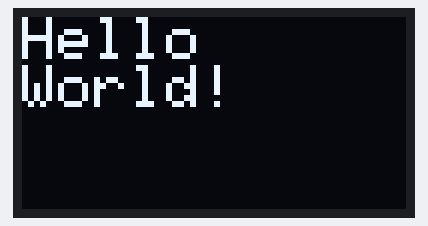
This program was run on a simulated ESP32. Shown: 128×64 one-colour display. Nothing arrives over Bluetooth unless stated; the camera gives no picture; a phone connects over Bluetooth LE 3 s after start; what the program prints to the serial monitor is not drawn.

Above: at 0.4 s.

The program:

main.cpp
```cpp
#include <Arduino.h>
#include "esp_task_wdt.h"
#include "config.h"

#include "blue.h"
#include "cam.h"
#include "display.h"

void setup() {
  Serial.begin(SERIAL_SPEED);
  esp_task_wdt_init(10, true); // 10 second timeout
  esp_task_wdt_add(NULL);
  Serial.println("Initalizing Started");

  Serial.printf("Free heap: %d\n", ESP.getFreeHeap());
  Serial.printf("Free PSRAM: %d\n", ESP.getFreePsram());

  initBlue();
  initCamera();
  initDisplay();

  esp_task_wdt_reset();

  Serial.println("Initalizing Done");
}

void loop() {
  esp_task_wdt_reset();

  loopBlue();
  loopCamera();
  loopDisplay();
  Serial.printf("Free heap: %d\n", ESP.getFreeHeap());
  Serial.printf("Free PSRAM: %d\n", ESP.getFreePsram());

  delay(1000);
}
```

blue.cpp
```cpp
#include <Arduino.h>
#include <base64.h>
#include "blue.h"
#include "blue_controller.h"
#include "cam.h"
#include "defines.h"

BlueController *blueController;

void initBlue() {
  blueController = new BlueController(DEVICE_NAME);
  blueController->begin();
}

// BlueController & Camera Integrated
void loopBlueCamera() {
  if (blueController->isConnected()) {
    camera_fb_t *fb = esp_camera_fb_get();
    if (!fb) {
      Serial.println("Camera capture failed");
      return;
    }
   String encodedStr = base64::encode(fb->buf, fb->len);
    const char* encodedData = encodedStr.c_str();
    size_t remainingLength = encodedStr.length();
    size_t offset = 0;

    while (remainingLength > 0) {
      size_t chunkSize = min(remainingLength, BLE_MTU_SIZE);

      blueController->getCharacteristic()->setValue(
        (uint8_t*)(encodedData + offset),
        chunkSize
      );
      blueController->getCharacteristic()->notify();

      offset += chunkSize;
      remainingLength -= chunkSize;

      Serial.printf("Sent %d bytes, Remaining %d bytes. (%d)\n", chunkSize, remainingLength, offset);

      // Add delay between chunks
      delay(NOTIFY_DELAY);
    }

    esp_camera_fb_return(fb);

    uint16_t notifyEndMagic = 0x00;
    blueController->getCharacteristic()->setValue(notifyEndMagic);
    blueController->getCharacteristic()->notify();
    delay(NOTIFY_DELAY);
  }
}

void loopBlue() {
  Serial.println(blueController->isConnected() ? "Connected" : "Disconnected");
  loopBlueCamera();
}
```

blue.h
```cpp
#ifndef BLUE_H
#define BLUE_H

#include "blue_controller.h"

#define BLE_MTU_SIZE 512
#define NOTIFY_DELAY 20

void initBlue();
void loopBlue();

#endif
```

blue_connection.cpp
```cpp
#include "blue_connection.h"

BlueConnection::BlueConnection(void) {
}

void BlueConnection::onConnect(BLEServer* server)
{
  this->connected = true;
}

void BlueConnection::onDisconnect(BLEServer* server)
{
  this->connected = false;
}
```

blue_connection.h
```cpp
#ifndef BLUE_CONNECTION_H
#define BLUE_CONNECTION_H

#include <BLEServer.h>
#include "BLE2902.h"
#include "BLECharacteristic.h"

class BlueConnection : public BLEServerCallbacks {
public:
  BlueConnection(void);
  bool connected = false;
  void onConnect(BLEServer* pServer);
  void onDisconnect(BLEServer* pServer);
  BLECharacteristic* inputKeyboard;
  BLECharacteristic* outputKeyboard;
  BLECharacteristic* inputMediaKeys;
};

#endif
```

blue_controller.cpp
```cpp
#include "blue_controller.h"

#include <BLEServer.h>
#include <BLEDevice.h>
#include <BLE2902.h>
#include "blue_connection.h"

BlueController::BlueController(std::string deviceName) : deviceName(deviceName) {
  this->connection = new BlueConnection();
}

//void BlueController::taskServer(void *params) {
void BlueController::taskServer(BlueController *controller) {
  // Cast
  // BlueController *controller = (BlueController *)params;

  // Device
  BLEDevice::init(controller->deviceName);

  // Server
  BLEServer *server = BLEDevice::createServer();
  server->setCallbacks(controller->connection);

  // Service
  BLEService *service = server->createService(SERVICE_UUID);

  // Characteristic
  controller->characteristic = service->createCharacteristic(
    CHARACTERISTIC_UUID,
    BLECharacteristic::PROPERTY_READ |
    BLECharacteristic::PROPERTY_WRITE |
    BLECharacteristic::PROPERTY_NOTIFY |
    BLECharacteristic::PROPERTY_INDICATE
  );

  // Descriptor
  controller->characteristic->addDescriptor(new BLE2902());

  // Service
  service->start();

  // Advertise
  BLEAdvertising *advertising = server->getAdvertising();
  advertising->addServiceUUID(service->getUUID());
  advertising->setScanResponse(false);
  advertising->setMinPreferred(0x0);
  // return;
  // advertising->start();
  BLEDevice::startAdvertising();

  // vTaskDelay(portMAX_DELAY);
}

bool BlueController::isConnected() {
  return this->connection->connected;
}

void BlueController::begin() {
  // xTaskCreate(this->taskServer, "server", 20000, (void *)this, 5, NULL);
  this->taskServer(this);
}

void BlueController::end() {
  BLEDevice::deinit(true);
}

BLECharacteristic *BlueController::getCharacteristic() {
  return this->characteristic;
}
```

blue_controller.h
```cpp
#ifndef BLUE_CONTROLLER_H
#define BLUE_CONTROLLER_H

#include "blue_connection.h"

#define DEVICE_NAME         "ESP32-CAM"
#define SERVICE_UUID        "10f96d87-446f-49e7-8bdf-9828d3804acc"
#define CHARACTERISTIC_UUID "5be13433-d1d2-44bf-99b8-047c9c62b9eb"

class BlueController {
private:
  BlueConnection *connection;
  BLECharacteristic *characteristic;
  // static void taskServer(void *params);
  static void taskServer(BlueController *controller);
public:
  BlueController(std::string deviceName);
  std::string deviceName;
  bool isConnected();
  void begin();
  void end();
  BLECharacteristic *getCharacteristic();
};

#endif
```

cam.cpp
```cpp
#include <Arduino.h>
#include "cam.h"

void initCamera() {
  camera_config_t config;
  config.ledc_channel = LEDC_CHANNEL;
  config.ledc_timer = LEDC_TIMER;
  config.pin_d0 = Y2_GPIO_NUM;
  config.pin_d1 = Y3_GPIO_NUM;
  config.pin_d2 = Y4_GPIO_NUM;
  config.pin_d3 = Y5_GPIO_NUM;
  config.pin_d4 = Y6_GPIO_NUM;
  config.pin_d5 = Y7_GPIO_NUM;
  config.pin_d6 = Y8_GPIO_NUM;
  config.pin_d7 = Y9_GPIO_NUM;
  config.pin_xclk = XCLK_GPIO_NUM;
  config.pin_pclk = PCLK_GPIO_NUM;
  config.pin_vsync = VSYNC_GPIO_NUM;
  config.pin_href = HREF_GPIO_NUM;
  config.pin_sscb_sda = SIOD_GPIO_NUM;
  config.pin_sscb_scl = SIOC_GPIO_NUM;
  config.pin_pwdn = PWDN_GPIO_NUM;
  config.pin_reset = RESET_GPIO_NUM;
  config.xclk_freq_hz = XCLK_FREQ;
  config.pixel_format = PIXEL_FORMAT;

  config.frame_size = FRAME_SIZE;
  config.jpeg_quality = JPEG_QUALITY;
  config.fb_count = FB_COUNT;

  esp_err_t err = esp_camera_init(&config);
  if (err != ESP_OK) {
    Serial.printf("Camera init failed with error 0x%x", err);
    return;
  }

  sensor_t * s = esp_camera_sensor_get();
  s->set_brightness(s, 0);     // -2 to 2
  s->set_contrast(s, 0);       // -2 to 2
  s->set_saturation(s, 0);     // -2 to 2
  s->set_special_effect(s, 0); // 0 to 6 (0 - No Effect, 1 - Negative, 2 - Grayscale, 3 - Red Tint, 4 - Green Tint, 5 - Blue Tint, 6 - Sepia)
}

void loopCamera() {
}
```

cam.h
```cpp
#ifndef CAM_H
#define CAM_H

#include "esp_camera.h"

#define PWDN_GPIO_NUM     32
#define RESET_GPIO_NUM    -1
#define XCLK_GPIO_NUM      0
#define SIOD_GPIO_NUM     26
#define SIOC_GPIO_NUM     27
#define Y9_GPIO_NUM       35
#define Y8_GPIO_NUM       34
#define Y7_GPIO_NUM       39
#define Y6_GPIO_NUM       36
#define Y5_GPIO_NUM       21
#define Y4_GPIO_NUM       19
#define Y3_GPIO_NUM       18
#define Y2_GPIO_NUM        5
#define VSYNC_GPIO_NUM    25
#define HREF_GPIO_NUM     23
#define PCLK_GPIO_NUM     22

#define XCLK_FREQ 20000000
#define PIXEL_FORMAT PIXFORMAT_JPEG

#define FRAME_BUFFER_SIZE 8192

#define LEDC_CHANNEL       LEDC_CHANNEL_0
#define LEDC_TIMER         LEDC_TIMER_0

#define FRAME_SIZE FRAMESIZE_QVGA
#define JPEG_QUALITY 20
#define FB_COUNT 1

#define DELAY_BETWEEN_FRAME 100

void initCamera();
void loopCamera();

#endif
```

defines.h
```cpp
#ifndef DEFINES_H
#define DEFINES_H

#define min(a, b) (a < b ? a : b)

#endif
```

display.cpp
```cpp
#include <Arduino.h>
#include "display.h"

DisplayController::DisplayController() :
  i2cBus(0),
  display(SCREEN_WIDTH, SCREEN_HEIGHT, &i2cBus, OLED_RESET)
{}

DisplayController *DisplayController::getInstance() {
  static DisplayController instance;
  return &instance;
}

DisplayController *displayController = DisplayController::getInstance();

void initDisplay() {
  displayController->i2cBus.begin(I2C_SDA, I2C_SCL, I2C_FREQ);

  Serial.println("Initialize display");

  if (!displayController->display.begin(SSD1306_SWITCHCAPVCC, SCREEN_ADDRESS)) {
    Serial.printf("SSD1306 OLED display failed to initalize.\nCheck that display SDA is connected to pin %d and SCL connected to pin %d\n", I2C_SDA, I2C_SCL);
    while (true);
  }
  displayController->display.clearDisplay();
  displayController->display.setCursor(0, 0);
  displayController->display.setTextSize(2);
  displayController->display.setTextColor(SSD1306_WHITE);
  displayController->display.print("Hello\nWorld!");
  displayController->display.display();
}

void loopDisplay() {}
```

display.h
```cpp
#ifndef DISPLAY_H
#define DISPLAY_H

#include <Wire.h>
#include <Adafruit_GFX.h>
#include <Adafruit_SSD1306.h>

#define I2C_SDA 15
#define I2C_SCL 14
#define I2C_FREQ 100000

#define SCREEN_WIDTH    128
#define SCREEN_HEIGHT   64
#define OLED_RESET      -1
#define SCREEN_ADDRESS  0x3C

class DisplayController {
private:
  DisplayController();
  DisplayController(const DisplayController &other) = delete;
  DisplayController &operator=(const DisplayController &other) = delete;
public:
  static DisplayController *getInstance();
  Adafruit_SSD1306 display;
  TwoWire i2cBus;
};

void initDisplay();
void loopDisplay();

#endif
```

config.h
```cpp
#ifndef CONFIG_H
#define CONFIG_H

#define SERIAL_SPEED 115200

#endif
```
